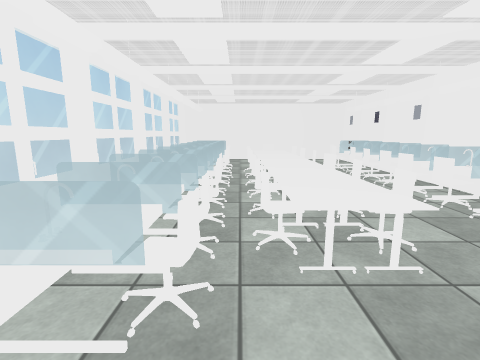
view 1 (above)

18 first-person views from a walk through a scene from a Unity 3-D project. The camera is 1.4 m above the floor, tilts 10° down and sees 85° across. The floor is counted in squares, 0.5 m on a side. Each view is taken from the middle of a square. On the plan, view 1 faces up. The plan holds only what a view shows up to about 19 squares ahead; the rest is blank. The player is left out. Some animated figures are left out. Some surface patterns are stand-ins.

view 2
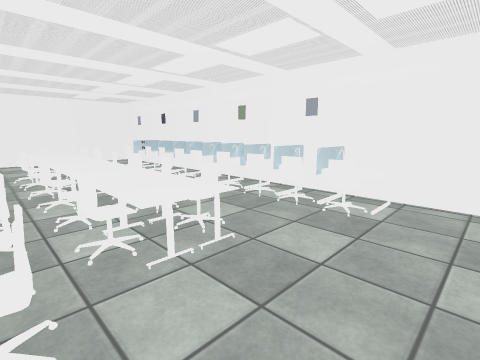

view 3
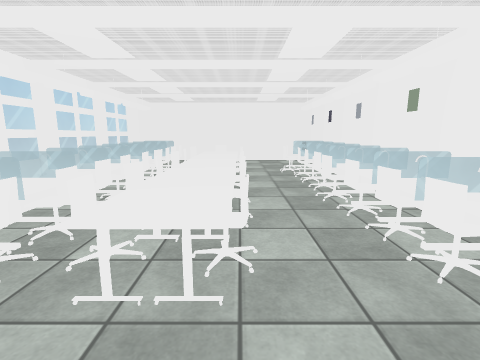

view 4
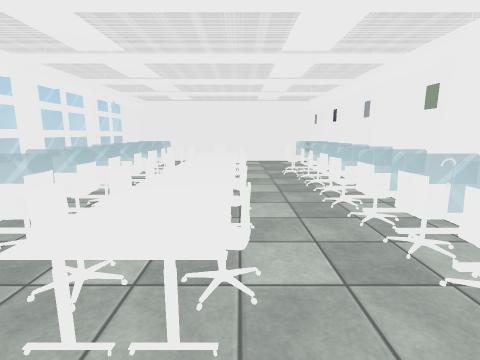

view 5
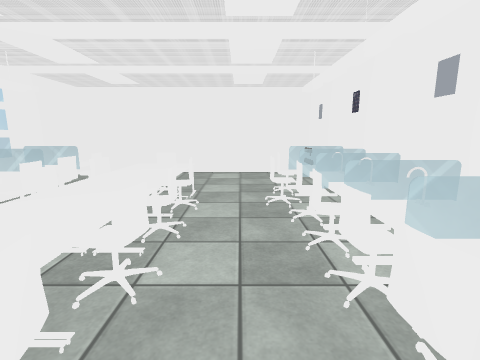

view 6
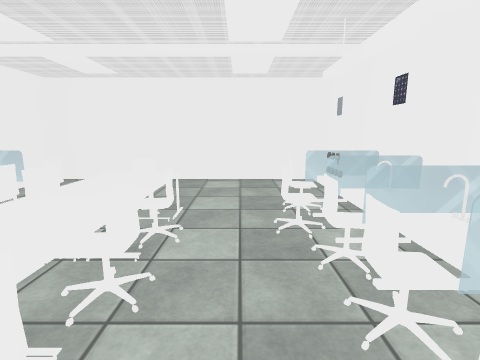

view 7
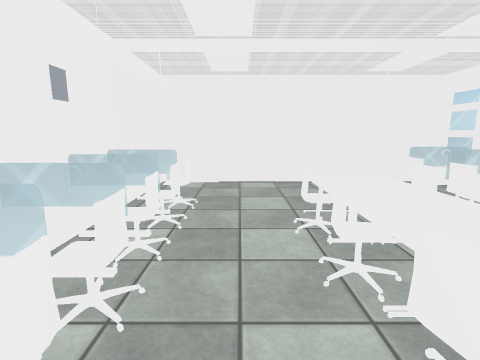

view 8
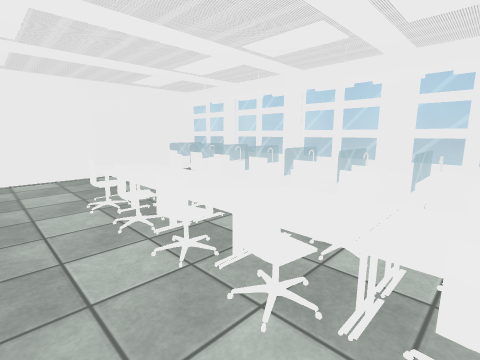

view 9
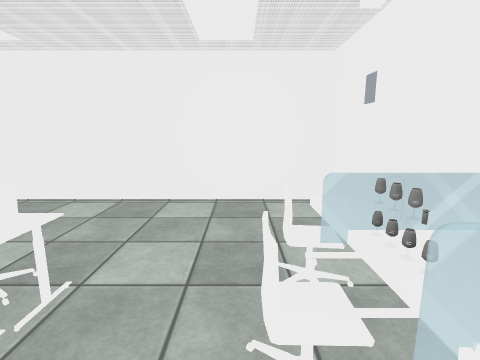

view 10
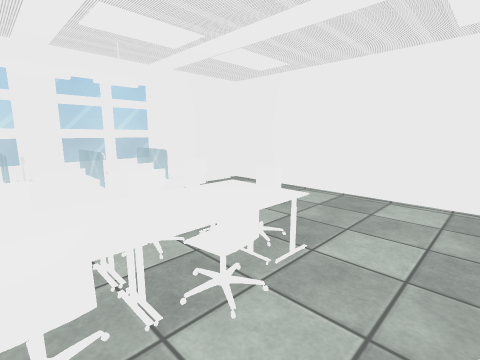

view 11
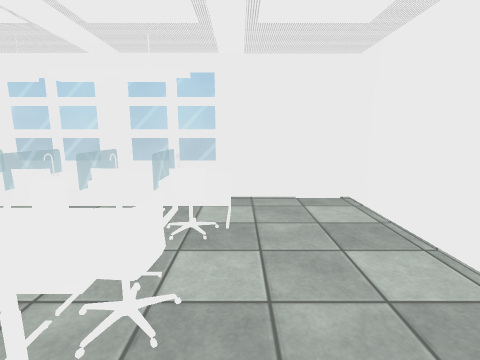

view 12
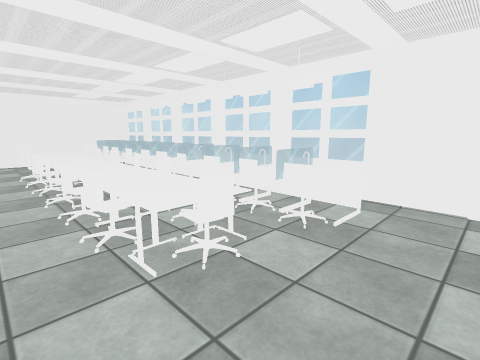

view 13
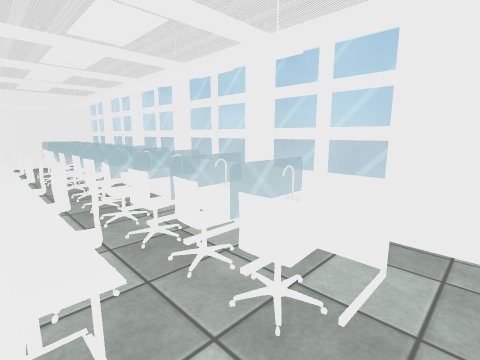

view 14
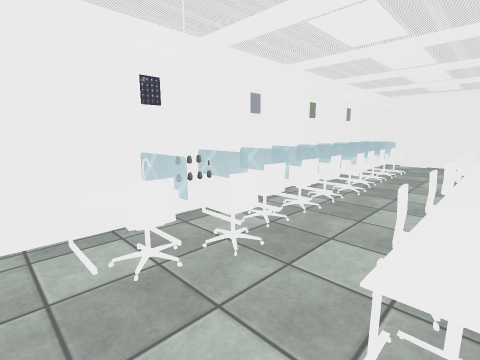

view 15
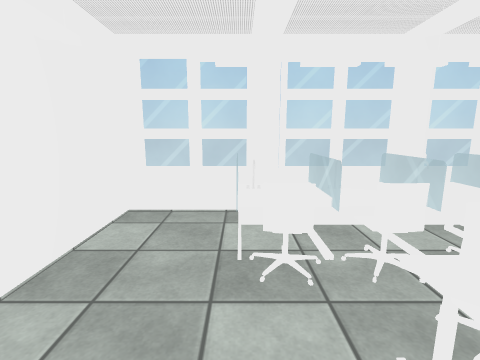

view 16
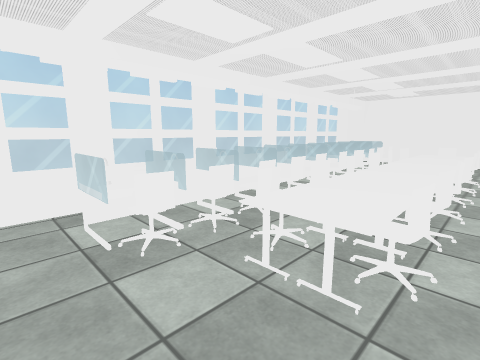

view 17
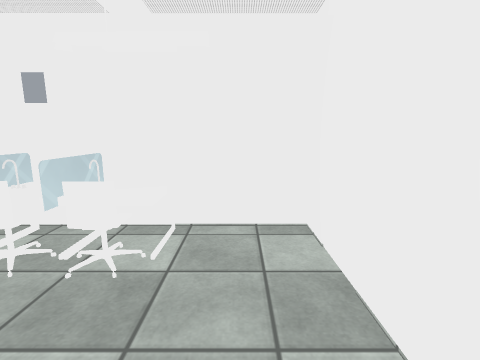

view 18
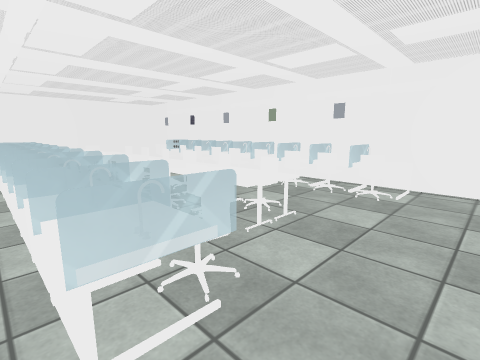

### Floor plan
Points are (right, up) in squares from view 1. A wall is a line through its corners. A room is listed if a view was taken in it or the views show most of it. See-through windows are left out.
Room 1 (views 1, 2, 3, 4, 5, 6, 7, 8, 9, 10, 11, 12, 13, 14, 15, 16, 17, 18)
walls: (-5.3, 13.4) (-5.3, 9.3); (-5.3, 18.4) (-5.3, 14.3); (-5.3, 8.4) (-5.3, 4.4); (-5, 23.2) (-5, -0.5); (-5.3, 3.5) (-5.3, -1.1) (10.7, -1.1) (10.7, 28.9) (-5.3, 28.9) (-5.3, 19.1)
objects: table (-3, 3) to (-2, 5); table (-3, 6) to (-2, 7); table (-3, 7) to (-1, 9); table (-3, 9) to (-1, 10); table (-3, 11) to (-2, 13); table (-3, 14) to (-2, 15); table (-3, 16) to (-2, 17); table (-3, 18) to (-2, 19); table (-3, 20) to (-2, 22); table (-3, 23) to (-2, 24); chair (-1, 4); chair (-1, 6); chair (-1, 8); chair (-1, 10); chair (-1, 12) to (-1, 13); chair (-1, 14) to (-1, 15); chair (-1, 16) to (-1, 17); chair (-1, 18) to (-1, 19); chair (-1, 20) to (-1, 21); chair (-1, 23); table (1, 5) to (2, 7); chair (1, 6) to (1, 7); table (1, 8) to (2, 10); chair (1, 9); table (1, 11) to (2, 13); chair (1, 12); chair (1, 14) to (1, 15); table (1, 16) to (2, 18); chair (1, 17); table (1, 19) to (2, 21); chair (1, 20); table (1, 22) to (4, 23); table (2, 14) to (2, 15); chair (2, 23) to (3, 23); table (3, 5) to (4, 7); table (3, 8) to (4, 10); table (3, 11) to (4, 13); table (3, 14) to (3, 15); table (3, 16) to (4, 17); table (3, 18) to (4, 21); chair (4, 7); chair (4, 9); chair (4, 12); chair (4, 14) to (4, 15); chair (4, 17) to (4, 18); chair (4, 20); chair (7, 21); chair (8, 4); chair (8, 6); chair (8, 8); chair (8, 10); chair (8, 12); table (8, 12) to (10, 13); chair (8, 14); chair (8, 16) to (8, 17); chair (8, 18); chair (8, 22) to (8, 23); table (9, 3) to (10, 4); table (9, 5) to (10, 7); table (9, 8) to (10, 9); table (9, 10) to (10, 11); table (9, 13) to (10, 15); table (9, 16) to (10, 17); table (9, 18) to (10, 19); other object (9, 20); other object (9, 21); table (9, 22) to (10, 24)

Positions as (right, up) in squares from view 1, and headings:
1: (0, 0), facing up
2: (-1, 0), facing up-right
3: (4, 1), facing up
4: (4, 2), facing up
5: (6, 10), facing up
6: (6, 13), facing up
7: (6, 14), facing down
8: (7, 17), facing down-left
9: (7, 18), facing up
10: (7, 17), facing up-left
11: (6, 24), facing left
12: (6, 27), facing down-left
13: (2, 25), facing down-left
14: (3, 25), facing down-right
15: (4, 3), facing left
16: (5, 1), facing up-left
17: (3, 1), facing right
18: (-4, 0), facing up-right
